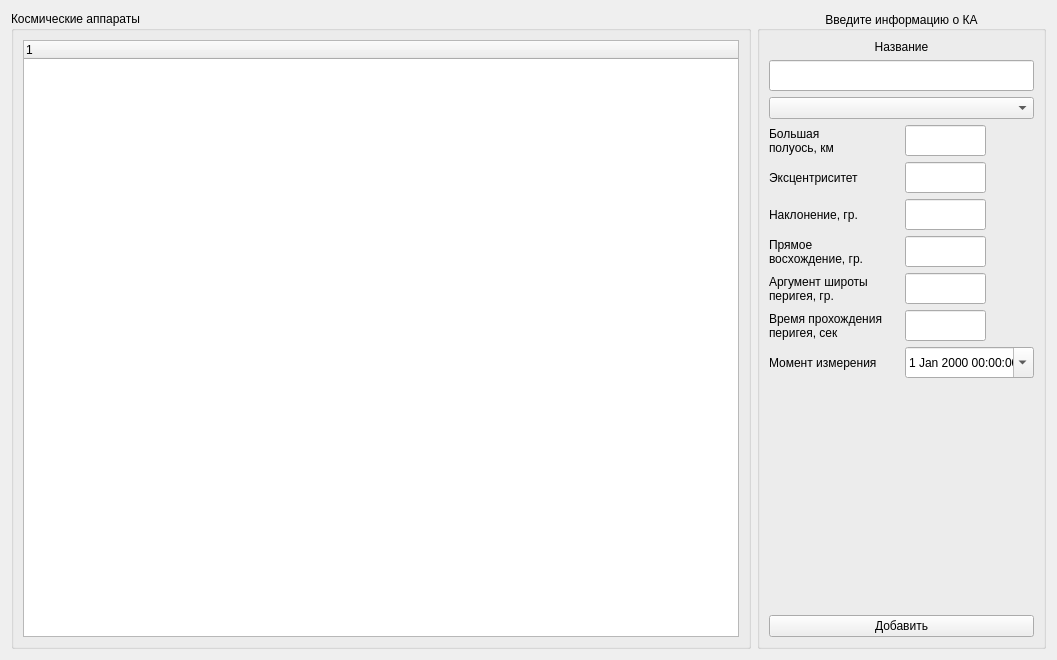
<?xml version="1.0" encoding="UTF-8"?>
<ui version="4.0">
 <class>C_listSC</class>
 <widget class="QWidget" name="C_listSC">
  <property name="geometry">
   <rect>
    <x>0</x>
    <y>0</y>
    <width>1057</width>
    <height>660</height>
   </rect>
  </property>
  <property name="windowTitle">
   <string>Form</string>
  </property>
  <layout class="QGridLayout" name="gridLayout">
   <item row="0" column="0" rowspan="2">
    <widget class="QGroupBox" name="groupBox">
     <property name="title">
      <string>Космические аппараты</string>
     </property>
     <layout class="QHBoxLayout" name="horizontalLayout_2">
      <item>
       <widget class="QTreeWidget" name="treeWidget"/>
      </item>
     </layout>
    </widget>
   </item>
   <item row="0" column="1" rowspan="2">
    <widget class="QGroupBox" name="groupBox_3">
     <property name="enabled">
      <bool>true</bool>
     </property>
     <property name="sizePolicy">
      <sizepolicy hsizetype="Expanding" vsizetype="Expanding">
       <horstretch>0</horstretch>
       <verstretch>0</verstretch>
      </sizepolicy>
     </property>
     <property name="minimumSize">
      <size>
       <width>289</width>
       <height>0</height>
      </size>
     </property>
     <property name="maximumSize">
      <size>
       <width>289</width>
       <height>16777215</height>
      </size>
     </property>
     <property name="font">
      <font>
       <family>MS Shell Dlg 2</family>
       <weight>50</weight>
       <bold>false</bold>
       <strikeout>false</strikeout>
      </font>
     </property>
     <property name="focusPolicy">
      <enum>Qt::NoFocus</enum>
     </property>
     <property name="title">
      <string>Введите информацию о КА</string>
     </property>
     <property name="alignment">
      <set>Qt::AlignCenter</set>
     </property>
     <property name="flat">
      <bool>false</bool>
     </property>
     <property name="checkable">
      <bool>false</bool>
     </property>
     <property name="checked">
      <bool>false</bool>
     </property>
     <layout class="QGridLayout" name="gridLayout_2">
      <item row="2" column="0" colspan="2">
       <widget class="QComboBox" name="comboBox_type_SC"/>
      </item>
      <item row="9" column="0">
       <widget class="QLabel" name="label_om">
        <property name="text">
         <string>Аргумент широты 
перигея, гр.</string>
        </property>
       </widget>
      </item>
      <item row="9" column="1">
       <widget class="QLineEdit" name="lineEdit_om">
        <property name="sizePolicy">
         <sizepolicy hsizetype="Expanding" vsizetype="Fixed">
          <horstretch>0</horstretch>
          <verstretch>0</verstretch>
         </sizepolicy>
        </property>
        <property name="minimumSize">
         <size>
          <width>0</width>
          <height>31</height>
         </size>
        </property>
        <property name="maximumSize">
         <size>
          <width>81</width>
          <height>31</height>
         </size>
        </property>
        <property name="contextMenuPolicy">
         <enum>Qt::DefaultContextMenu</enum>
        </property>
        <property name="layoutDirection">
         <enum>Qt::LeftToRight</enum>
        </property>
        <property name="autoFillBackground">
         <bool>false</bool>
        </property>
        <property name="text">
         <string/>
        </property>
       </widget>
      </item>
      <item row="10" column="0">
       <widget class="QLabel" name="label_tt">
        <property name="text">
         <string>Время прохождения 
перигея, сек</string>
        </property>
       </widget>
      </item>
      <item row="6" column="1">
       <widget class="QLineEdit" name="lineEdit_Om">
        <property name="sizePolicy">
         <sizepolicy hsizetype="Expanding" vsizetype="Fixed">
          <horstretch>0</horstretch>
          <verstretch>0</verstretch>
         </sizepolicy>
        </property>
        <property name="minimumSize">
         <size>
          <width>0</width>
          <height>31</height>
         </size>
        </property>
        <property name="maximumSize">
         <size>
          <width>81</width>
          <height>31</height>
         </size>
        </property>
        <property name="contextMenuPolicy">
         <enum>Qt::DefaultContextMenu</enum>
        </property>
        <property name="layoutDirection">
         <enum>Qt::LeftToRight</enum>
        </property>
        <property name="autoFillBackground">
         <bool>false</bool>
        </property>
        <property name="text">
         <string/>
        </property>
       </widget>
      </item>
      <item row="5" column="1">
       <widget class="QLineEdit" name="lineEdit_i">
        <property name="sizePolicy">
         <sizepolicy hsizetype="Expanding" vsizetype="Fixed">
          <horstretch>0</horstretch>
          <verstretch>0</verstretch>
         </sizepolicy>
        </property>
        <property name="minimumSize">
         <size>
          <width>0</width>
          <height>31</height>
         </size>
        </property>
        <property name="maximumSize">
         <size>
          <width>81</width>
          <height>31</height>
         </size>
        </property>
        <property name="contextMenuPolicy">
         <enum>Qt::DefaultContextMenu</enum>
        </property>
        <property name="layoutDirection">
         <enum>Qt::LeftToRight</enum>
        </property>
        <property name="autoFillBackground">
         <bool>false</bool>
        </property>
        <property name="text">
         <string/>
        </property>
       </widget>
      </item>
      <item row="5" column="0">
       <widget class="QLabel" name="label_i">
        <property name="text">
         <string>Наклонение, гр.</string>
        </property>
       </widget>
      </item>
      <item row="1" column="0" colspan="2">
       <widget class="QLineEdit" name="lineEdit_name">
        <property name="sizePolicy">
         <sizepolicy hsizetype="Expanding" vsizetype="Fixed">
          <horstretch>0</horstretch>
          <verstretch>0</verstretch>
         </sizepolicy>
        </property>
        <property name="minimumSize">
         <size>
          <width>0</width>
          <height>31</height>
         </size>
        </property>
        <property name="maximumSize">
         <size>
          <width>1000</width>
          <height>31</height>
         </size>
        </property>
        <property name="contextMenuPolicy">
         <enum>Qt::DefaultContextMenu</enum>
        </property>
        <property name="layoutDirection">
         <enum>Qt::LeftToRight</enum>
        </property>
        <property name="autoFillBackground">
         <bool>false</bool>
        </property>
        <property name="text">
         <string/>
        </property>
       </widget>
      </item>
      <item row="6" column="0">
       <widget class="QLabel" name="label_Om">
        <property name="text">
         <string>Прямое 
восхождение, гр.</string>
        </property>
       </widget>
      </item>
      <item row="13" column="0" colspan="2">
       <widget class="QPushButton" name="pushButton_add_SC">
        <property name="text">
         <string>Добавить</string>
        </property>
       </widget>
      </item>
      <item row="0" column="0" colspan="2">
       <widget class="QLabel" name="label_i_2">
        <property name="text">
         <string>Название</string>
        </property>
        <property name="alignment">
         <set>Qt::AlignCenter</set>
        </property>
       </widget>
      </item>
      <item row="11" column="1">
       <widget class="QDateTimeEdit" name="dateTimeEdit_toBD">
        <property name="enabled">
         <bool>true</bool>
        </property>
        <property name="minimumSize">
         <size>
          <width>0</width>
          <height>31</height>
         </size>
        </property>
        <property name="maximumSize">
         <size>
          <width>131</width>
          <height>31</height>
         </size>
        </property>
        <property name="wrapping">
         <bool>false</bool>
        </property>
        <property name="frame">
         <bool>true</bool>
        </property>
        <property name="readOnly">
         <bool>false</bool>
        </property>
        <property name="buttonSymbols">
         <enum>QAbstractSpinBox::NoButtons</enum>
        </property>
        <property name="date">
         <date>
          <year>2000</year>
          <month>1</month>
          <day>1</day>
         </date>
        </property>
        <property name="calendarPopup">
         <bool>true</bool>
        </property>
       </widget>
      </item>
      <item row="11" column="0">
       <widget class="QLabel" name="label_tt_2">
        <property name="text">
         <string>Момент измерения</string>
        </property>
       </widget>
      </item>
      <item row="12" column="0">
       <spacer name="verticalSpacer">
        <property name="orientation">
         <enum>Qt::Vertical</enum>
        </property>
        <property name="sizeHint" stdset="0">
         <size>
          <width>20</width>
          <height>40</height>
         </size>
        </property>
       </spacer>
      </item>
      <item row="10" column="1">
       <widget class="QLineEdit" name="lineEdit_tau">
        <property name="sizePolicy">
         <sizepolicy hsizetype="Expanding" vsizetype="Fixed">
          <horstretch>0</horstretch>
          <verstretch>0</verstretch>
         </sizepolicy>
        </property>
        <property name="minimumSize">
         <size>
          <width>0</width>
          <height>31</height>
         </size>
        </property>
        <property name="maximumSize">
         <size>
          <width>81</width>
          <height>31</height>
         </size>
        </property>
        <property name="contextMenuPolicy">
         <enum>Qt::DefaultContextMenu</enum>
        </property>
        <property name="layoutDirection">
         <enum>Qt::LeftToRight</enum>
        </property>
        <property name="autoFillBackground">
         <bool>false</bool>
        </property>
        <property name="text">
         <string/>
        </property>
       </widget>
      </item>
      <item row="3" column="0">
       <widget class="QLabel" name="label_a">
        <property name="text">
         <string>Большая 
полуось, км</string>
        </property>
       </widget>
      </item>
      <item row="3" column="1">
       <widget class="QLineEdit" name="lineEdit_a">
        <property name="sizePolicy">
         <sizepolicy hsizetype="Expanding" vsizetype="Fixed">
          <horstretch>0</horstretch>
          <verstretch>0</verstretch>
         </sizepolicy>
        </property>
        <property name="minimumSize">
         <size>
          <width>0</width>
          <height>31</height>
         </size>
        </property>
        <property name="maximumSize">
         <size>
          <width>81</width>
          <height>31</height>
         </size>
        </property>
        <property name="contextMenuPolicy">
         <enum>Qt::DefaultContextMenu</enum>
        </property>
        <property name="layoutDirection">
         <enum>Qt::LeftToRight</enum>
        </property>
        <property name="autoFillBackground">
         <bool>false</bool>
        </property>
        <property name="text">
         <string/>
        </property>
       </widget>
      </item>
      <item row="4" column="0">
       <widget class="QLabel" name="label_e">
        <property name="text">
         <string>Эксцентриситет</string>
        </property>
       </widget>
      </item>
      <item row="4" column="1">
       <widget class="QLineEdit" name="lineEdit_e">
        <property name="sizePolicy">
         <sizepolicy hsizetype="Expanding" vsizetype="Fixed">
          <horstretch>0</horstretch>
          <verstretch>0</verstretch>
         </sizepolicy>
        </property>
        <property name="minimumSize">
         <size>
          <width>0</width>
          <height>31</height>
         </size>
        </property>
        <property name="maximumSize">
         <size>
          <width>81</width>
          <height>31</height>
         </size>
        </property>
        <property name="contextMenuPolicy">
         <enum>Qt::DefaultContextMenu</enum>
        </property>
        <property name="layoutDirection">
         <enum>Qt::LeftToRight</enum>
        </property>
        <property name="autoFillBackground">
         <bool>false</bool>
        </property>
        <property name="text">
         <string/>
        </property>
       </widget>
      </item>
     </layout>
    </widget>
   </item>
  </layout>
 </widget>
 <resources/>
 <connections/>
</ui>
